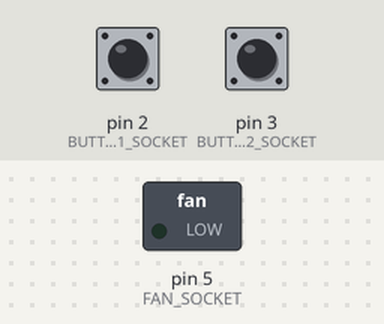
Simulated run of this sketch. Board: Arduino Uno, built with avr-gcc and run on an emulated ATmega328P. Parts: switched loads named in the sketch (green lamp = pin HIGH). The inputs (shaded band) are chosen by the test bench; at power-on: pin 2 (BUTTON1_SOCKET) LOW, pin 3 (BUTTON2_SOCKET) LOW.

Above: at 1.2 s.
1.3 s: pin 2 (BUTTON1_SOCKET) pulled HIGH for 0.15 s
At 2.7 s:
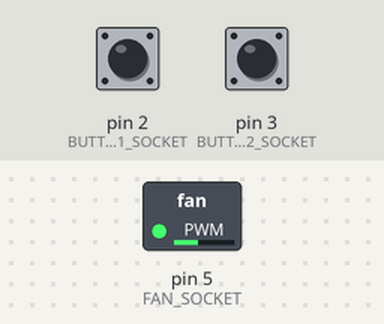
3.0 s: pin 3 (BUTTON2_SOCKET) pulled HIGH for 0.15 s
At 4.1 s:
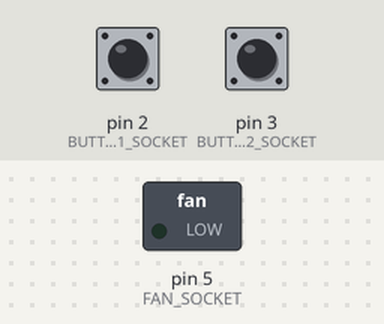
4.7 s: pin 2 (BUTTON1_SOCKET) pulled HIGH for 1 s
At 6.0 s:
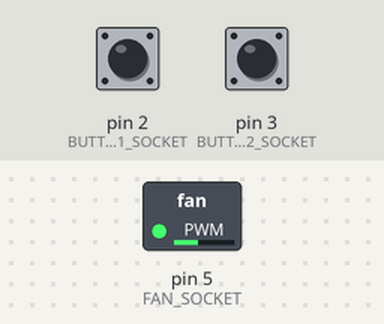
7.2 s: pin 3 (BUTTON2_SOCKET) pulled HIGH for 1 s
At 9.1 s:
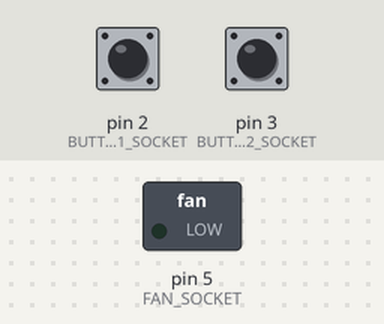
Timing chart, 0 to 10.6 s (numbered marks = the images above; inputs shaded):
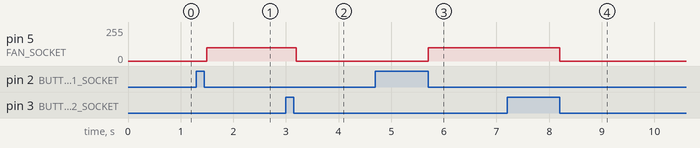

Measured:
- after the input at 1.3 s, pin 5 (FAN_SOCKET): 0/255 → 100/255 after 0.20 s
- after the input at 3.0 s, pin 5 (FAN_SOCKET): 100/255 → 0/255 after 0.20 s
- after the input at 4.7 s, pin 5 (FAN_SOCKET): 0/255 → 100/255 after 1.0 s
- after the input at 7.2 s, pin 5 (FAN_SOCKET): 100/255 → 0/255 after 1.0 s

The sketch:

fun_control.ino
```cpp
int FAN_SOCKET = 5;
int BUTTON1_SOCKET = 2;
int BUTTON2_SOCKET = 3;
int fan_out = 0;

void setup() {
    pinMode(FAN_SOCKET, OUTPUT);
    pinMode(BUTTON1_SOCKET, INPUT);
    pinMode(BUTTON2_SOCKET, INPUT);
}

void loop() {
    if ( digitalRead(BUTTON1_SOCKET) == HIGH ){
        fan_out = 100;
        while ( digitalRead(BUTTON1_SOCKET) == HIGH ){
            delay ( 100 );
        }
    } else if ( digitalRead(BUTTON2_SOCKET) == HIGH ){
        fan_out = 0;
        while ( digitalRead(BUTTON2_SOCKET) == HIGH ){
            delay ( 100 );
        }
    }
    analogWrite( FAN_SOCKET, fan_out );
    delay (100);
}
```
